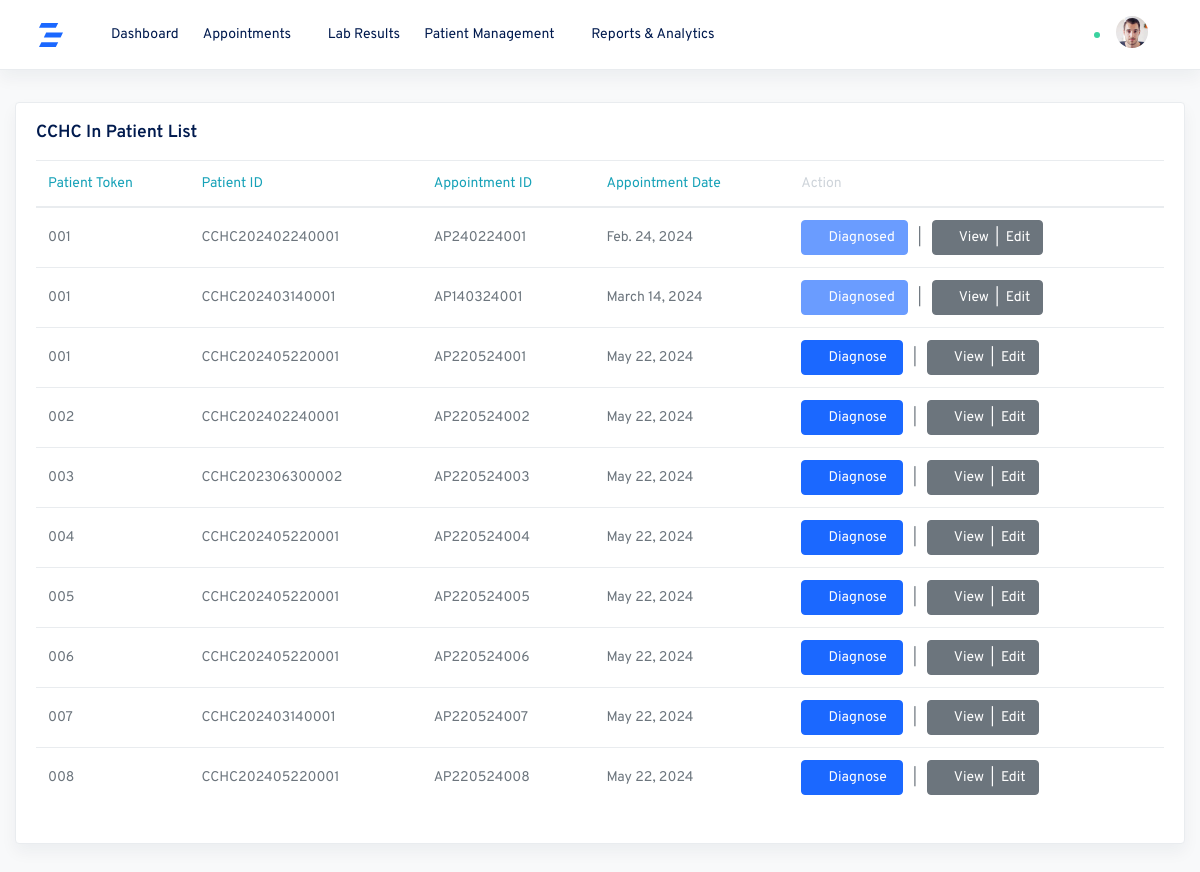
Page /junior_doctor/juniorDoctor_appointmentList on the earlier database version.
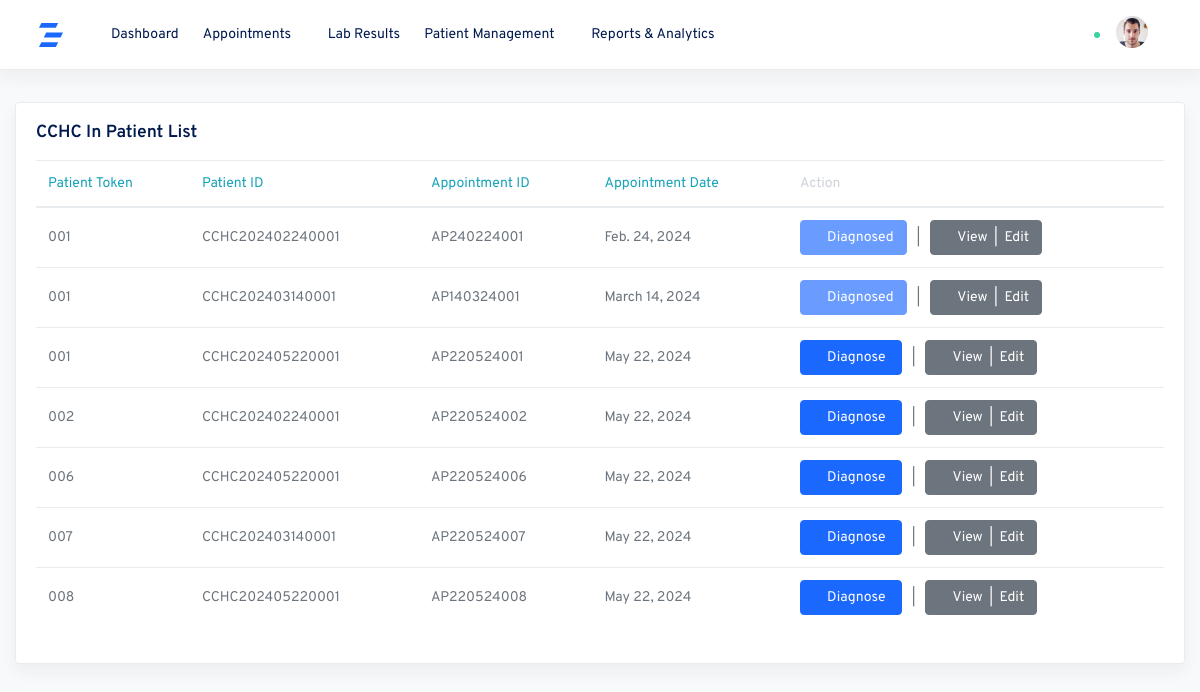
Same page on the later database version.
### patient/models.py (models this page shows, shortened)
class Visit(models.Model):
    appointment_id = models.CharField(max_length=12, unique=True,primary_key=True)
    patient_id = models.ForeignKey('PatientPrimaryData', on_delete=models.CASCADE)
    visit_date = models.DateField()
    doctor_name = models.CharField(max_length=50)
    patient_type = models.CharField(max_length=20)
    doctor_fee = models.DecimalField(max_digits=10, decimal_places=2)
    gst = models.DecimalField(max_digits=10, decimal_places=2)
    discount = models.DecimalField(max_digits=10, decimal_places=2)
    subtotal = models.DecimalField(max_digits=10, decimal_places=2)
    total_amount = models.DecimalField(max_digits=10, decimal_places=2)
    today_date = models.DateField(auto_now_add=True)
    patient_token = models.CharField(max_length=6)

class PatientPrimaryData(models.Model):
    patient_id = models.CharField(max_length=16, unique=True)
    patient_name = models.CharField(max_length=100)
    patient_age = models.PositiveIntegerField()
    patient_dob = models.DateField()
    patient_gender = models.CharField(max_length=10)
    mobile_number = models.CharField(max_length=17)
    guardian_name = models.CharField(max_length=100)
    relationship = models.CharField(max_length=100)
    registration_date = models.DateField(default=timezone.now)
    state = models.CharField(max_length=100)
    district = models.CharField(max_length=100)
    address=models.TextField(max_length=250, default='')
    def __str__(self):
        return self.patient_id

### junior_doctor/views.py (the view)
# urls.py: path('juniorDoctor_appointmentList',views.juniorDoctor_appointmentList,name="juniorDoctor_appointmentList"),
def juniorDoctor_appointmentList(request):
    appointments=Visit.objects.all()
    for appointment in appointments:
        try:
            jdd_data=JDD.objects.get(appointment_id=appointment)
            appointment.jdd_data_present =True
        except JDD.DoesNotExist:
            appointment.jdd_data_present = False
    return render(request,'juniorDoctor_appointmentList.html',{'appointments':appointments})

### templates/juniorDoctor_appointmentList.html (shortened to what this page needs)
{% extends 'juniorDoctor_base.html' %}
{% block body %}
<main role="main" class="main-content">
        <div class="container-fluid">
          <div class="row justify-content-center">
                <div class="col-md-12 my-8">
                  <div class="card shadow">
                    <div class="card-body">
                      <h5 class="card-title">CCHC In Patient List</h5>
                      <table class="table table-hover">
                        <thead>
                          <tr>
                            <th class="text-info">Patient Token</th>
                            <th class="text-info">Patient ID </th>
                            <th class="text-info">Appointment ID </th>
                            <th class="text-info">Appointment Date</th>
                            <th>Action</th>
                          </tr>
                        </thead>
                        <tbody>
                          {% for appointment in appointments %}
                                 <tr>
                                   <td>{{ appointment.patient_token }}</td>
                                   <td>{{ appointment.patient_id }}</td>
                                   <td>{{ appointment.appointment_id }}</td>
                                   <td>{{ appointment.visit_date }}</td>
                                   <td>
                                     {% if appointment.jdd_data_present %}
                                       <button class="btn btn-primary" disabled><span class="fe fe-check-square"></span>&nbsp;Diagnosed</button>
                                     {% else %}
                                       <a href="/junior_doctor/juniorDoctor_patientDiagonise/{{ appointment.appointment_id }}/" class="btn btn-primary"><span class="fe fe-20 fe-edit"></span>&nbsp;Diagnose&nbsp;</a>
                                     {% endif %}
                                     &nbsp; | &nbsp;
                                     <a href="/junior_doctor/juniorDoctor_patientDiagonise_View_Edit/{{ appointment.patient_id }}/" class="btn btn-secondary">
                                       <span class="fe fe-20 fe-external-link"></span>&nbsp;View &nbsp;|&nbsp; Edit
                                     </a>
                                   </td>
                                 </tr>
                                 {% endfor %}
                        </tbody>
                      </table>
                    </div>
                </div>
            </div>
        </div>
        </div>
    </main>
{% endblock %}

### templates/juniorDoctor_base.html (shortened to what this page needs)
{% load static %}
<!doctype html>
<html lang="en">
  <head>
    <link rel="stylesheet" href="{% static 'assets/doctor/css/simplebar.css' %}">
    <link rel="stylesheet" href="{% static 'assets/doctor/css/feather.css' %}">
    <link rel="stylesheet" href="{% static 'assets/doctor/css/select2.css' %}">
    <link rel="stylesheet" href="{% static 'assets/doctor/css/dropzone.css' %}">
    <link rel="stylesheet" href="{% static 'assets/doctor/css/uppy.min.css' %}">
    <link rel="stylesheet" href="{% static 'assets/doctor/css/jquery.steps.css' %}">
    <link rel="stylesheet" href="{% static 'assets/doctor/css/jquery.timepicker.css' %}">
    <link rel="stylesheet" href="{% static 'assets/doctor/css/quill.snow.css' %}">
    <link rel="stylesheet" href="{% static 'assets/doctor/css/daterangepicker.css' %}">
    <link rel="stylesheet" href="{% static 'assets/doctor/css/app-light.css' %}" id="lightTheme">
    <link rel="stylesheet" href="{% static 'assets/doctor/css/app-dark.css' %}" id="darkTheme" disabled>
  </head>
  <body class="horizontal light  ">
    <div class="wrapper">
      <nav class="navbar navbar-expand-lg navbar-light bg-white flex-row border-bottom shadow">
        <div class="container-fluid">
          <a class="navbar-brand mx-lg-1 mr-0" href="{% url 'junior_doctor:juniorDoctor_dashboard' %}">
          </a>
          <div class="navbar-slide bg-white ml-lg-4" id="navbarSupportedContent">
            <ul class="navbar-nav mr-auto">
               <li class="nav-item">
                <a class="nav-link" href="{% url 'junior_doctor:juniorDoctor_dashboard' %}">
                  <span class="ml-lg-2">Dashboard</span>
                </a>
              </li>
              <li class="nav-item dropdown">
                <a href="#" id="ui-elementsDropdown" class="dropdown-toggle nav-link" role="button" data-toggle="dropdown" aria-haspopup="true" aria-expanded="false">
                  <span class="ml-lg-2">Appointments</span>
                </a>
              </li>
              <li class="nav-item">
                <a class="nav-link" href="#">
                  <span class="ml-lg-2">Lab Results</span>
                </a>
              </li>
              <li class="nav-item dropdown">
                <a href="#" id="formsDropdown" class="dropdown-toggle nav-link" role="button" data-toggle="dropdown" aria-haspopup="true" aria-expanded="false">
                  <span class="ml-lg-2">Patient Management</span>
                </a>
              </li>
             <li class="nav-item">
                <a class="nav-link" href="{% url 'junior_doctor:juniorDoctor_patientList' %}">
                  <span class="ml-lg-2">Reports & Analytics</span>
                </a>
              </li>
            </ul>
          </div>
          <ul class="navbar-nav d-flex flex-row">
            <li class="nav-item">
              <a class="nav-link text-muted my-2" href="./#" id="modeSwitcher" data-mode="light">
                <i class="fe fe-sun fe-16"></i>
              </a>
            </li>
            <li class="nav-item">
              <a class="nav-link text-muted my-2" href="./#" data-toggle="modal" data-target=".modal-shortcut">
                <i class="fe fe-grid fe-16"></i>
              </a>
            </li>
            <li class="nav-item nav-notif">
              <a class="nav-link text-muted my-2" href="./#" data-toggle="modal" data-target=".modal-notif">
                <i class="fe fe-bell fe-16"></i>
                <span class="dot dot-md bg-success"></span>
              </a>
            </li>
            <li class="nav-item dropdown ml-lg-0">
              <a class="nav-link dropdown-toggle text-muted" href="#" id="navbarDropdownMenuLink" role="button" data-toggle="dropdown" aria-haspopup="true" aria-expanded="false">
                <span class="avatar avatar-sm mt-2">
                  <img src="{% static 'doctor/assets/avatars/face-1.jpg' %}" alt="..." class="avatar-img rounded-circle">
                </span>
              </a>
            </li>
          </ul>
        </div>
      </nav>
      <main role="main" class="main-content">
          {% block body%}
          {% endblock %}
      </main>
    </div>
  </body>
</html>

### static/assets/doctor/css/feather.css (style rules this page uses)
.fe { font-family: "feather" !important; speak: none; font-style: normal; font-weight: normal; font-variant: normal; text-transform: none; line-height: 1; -webkit-font-smoothing: antialiased; -moz-osx-font-smoothing: grayscale; }
.fe-16 { font-size: 16px; }
.fe-bell:before { content: ""; }
.fe-check-square:before { content: ""; }
.fe-edit:before { content: ""; }
.fe-external-link:before { content: ""; }
.fe-grid:before { content: ""; }
.fe-sun:before { content: ""; }

Differences in the rows shown:
removed Visit: patient_token "003", patient_id "CCHC202306300002", appointment_id "AP220524003", visit_date "May 22, 2024"
removed Visit: patient_token "004", patient_id "CCHC202405220001", appointment_id "AP220524004", visit_date "May 22, 2024"
removed Visit: patient_token "005", patient_id "CCHC202405220001", appointment_id "AP220524005", visit_date "May 22, 2024"
